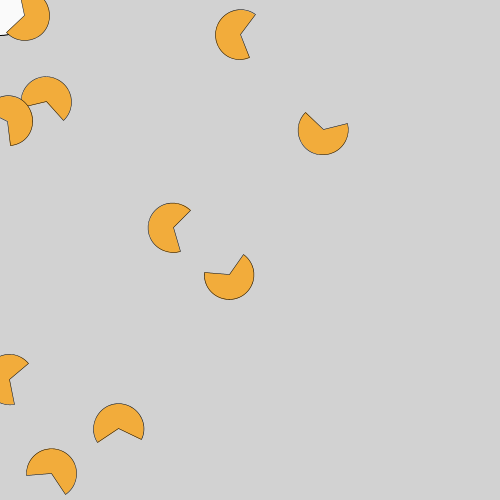
Frame 1 (no input)
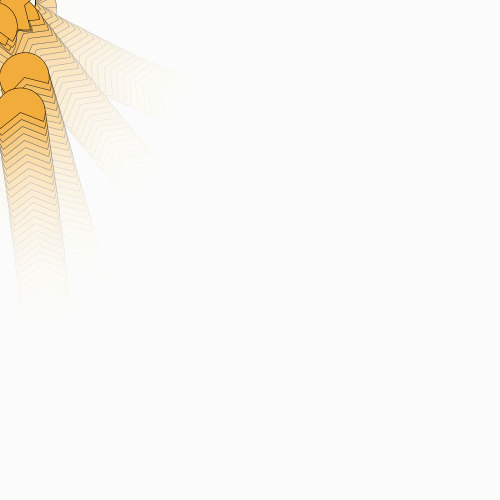
Frame 60 (the mouse pressed at the canvas centre just before this capture)
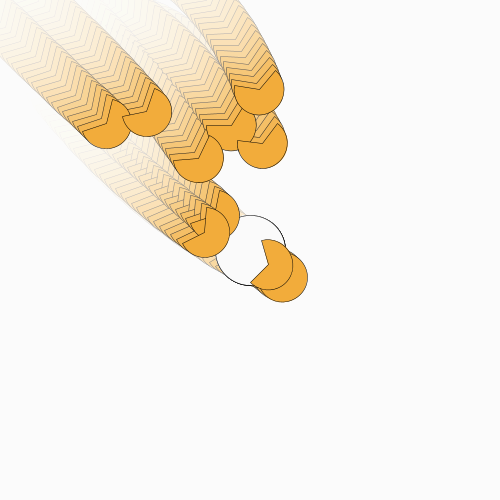
Frame 120 (the mouse held since frame 60 and released just before this capture)

The Processing sketch that drew these frames (run headless with seeded random() and noise(); from frame 60 on, the mouse is pressed at the canvas centre):

// Processing sketch: e04_PierogiGoniaMysz_v02
// ── e04_PierogiGoniaMysz_v02.pde
ArrayList<Pierog> pierogi = new ArrayList<Pierog>();

void setup() {
  size(500, 500);
  for(int i=0; i<10; i++) {
    pierogi.add(new Pierog());
  }
}

void draw() {
  fill(255, 30);
  noStroke();
  rect(0,0,width,height);
  stroke(0);
  
  fill(250);
  ellipse(mouseX, mouseY, 70, 70);
  
  for(Pierog p : pierogi) {
    p.rysuj();
    p.aktualizuj();
  }
   
}

void keyPressed() {
   for(int i=0; i<10; i++) {
    pierogi.add(new Pierog());
  }
}

// ── Pierog.pde
class Pierog {
  PVector gdzieJest;
  PVector predkosc;

  Pierog() {
    gdzieJest = new PVector(random(500), random(500));
    predkosc = PVector.random2D(); //predkosc jeden w losowym kierunku
    predkosc.mult(random(0.8,1.2));
  }
  
  void aktualizuj() {
    gdzieJest.add(predkosc);
    PVector mysz = new PVector(mouseX, mouseY);
    PVector doMichy = PVector.sub(mysz, gdzieJest);
    doMichy.normalize();
    doMichy.mult(0.4);
    predkosc.add(doMichy);
    predkosc.limit(7);
  }

  void rysuj() {
    strokeWeight(0.5);
    fill(#F2AC3B);
    arc(gdzieJest.x, gdzieJest.y, 50, 50, predkosc.heading()-PI/1.5, predkosc.heading()+PI/1.5, PIE);
  }
}
